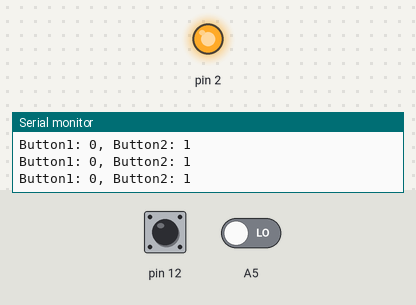
Recording of a sketch running on a simulated Arduino Uno, built with avr-gcc and run on an emulated ATmega328P. Parts: output pins drawn as LEDs (lit = HIGH), the last lines printed to the serial monitor. The test bench sets the inputs (shaded band); at power-on: pin 12 HIGH, A5 LOW.

Above: at 1.2 s.
1.3 s: pin 12 pulled LOW for 0.15 s
At 1.39 s:
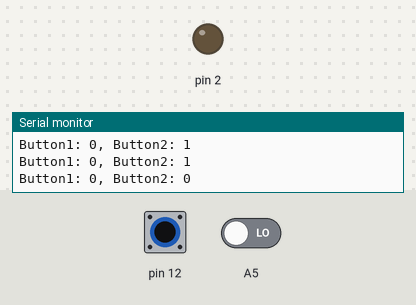
2.9 s: pin 12 pulled LOW for 3.2 s
At 6.5 s:
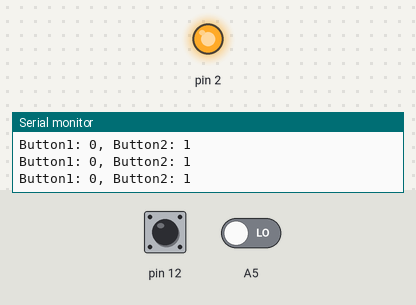
Timing chart, 0 to 8.0 s (numbered marks = the images above; inputs shaded):
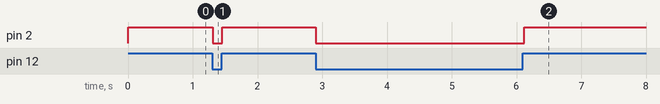

Measured:
- after the input at 1.3 s, pin 2: HIGH → LOW at once, → HIGH 0.15 s later
- after the input at 2.9 s, pin 2: HIGH → LOW at once, → HIGH 3.2 s later

The sketch:

test_pin.ino
```cpp
void setup() {
  pinMode(A5, INPUT);
  pinMode(12, INPUT_PULLUP);
  pinMode(2, OUTPUT);

//digitalWrite(13, 0);
//digitalWrite(12, 1);
//digitalWrite(A5, 0);

Serial.begin(9600);

}

void loop() {
  boolean button1 = digitalRead(A5);
boolean button2 = digitalRead(12);

if(button2 == 1) digitalWrite(2,1); else digitalWrite(2,0);

Serial.print("Button1: "); Serial.print(button1);
Serial.print(", Button2: "); Serial.println(button2);

}
```
